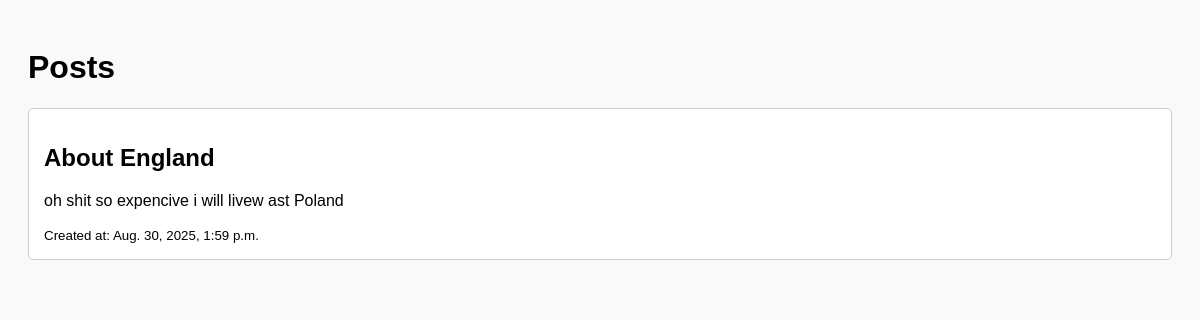
Before: / with the older database file.
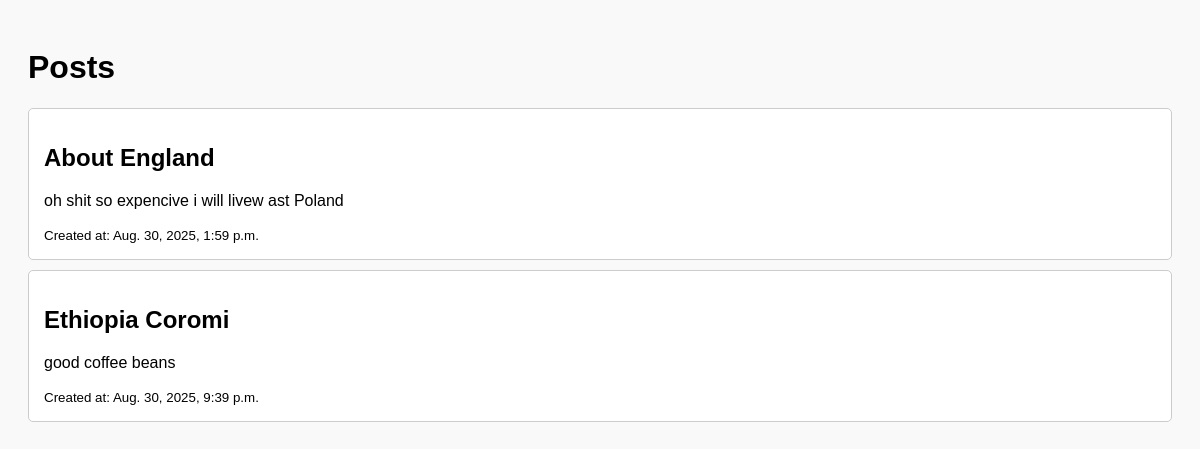
After: the same page with the newer database file.
### home/models.py (models this page shows, shortened)
class Post(models.Model):
    title = models.CharField(max_length=200)
    content = models.TextField()
    created_at = models.DateTimeField(default=timezone.now)

### home/views.py (the view)
# urls.py: path("", include("home.urls")),
def home(request):
    posts = Post.objects.all()
    return render(request, "home/home.html", {"posts":posts})

### home/templates/home/home.html (shortened to what this page needs)
{% load static %}
<!DOCTYPE html>
<html lang="en">
<head>
    <link rel="stylesheet" href="{% static 'home/style.css' %}">
</head>
<body>
    <h1>Posts</h1>
    <div class="posts">
        {% for post in posts %}
            <div class="post">
                <h2>{{ post.title }}</h2>
                <p>{{ post.content }}</p>
                <small>Created at: {{ post.created_at }}</small>
            </div>
        {% empty %}
            <p>No posts yet.</p>
        {% endfor %}
    </div>
</body>
</html>

### home/static/home/style.css (style rules this page uses)
body { font-family: Arial, sans-serif; background-color: #f9f9f9; padding: 20px; }
.post { border: 1px solid #ccc; padding: 15px; margin-bottom: 10px; background-color: #fff; border-radius: 5px; }

Changed rows visible on the page:
added Post: title "Ethiopia Coromi", content "good coffee beans", created_at "Aug. 30, 2025, 9:39 p.m."
